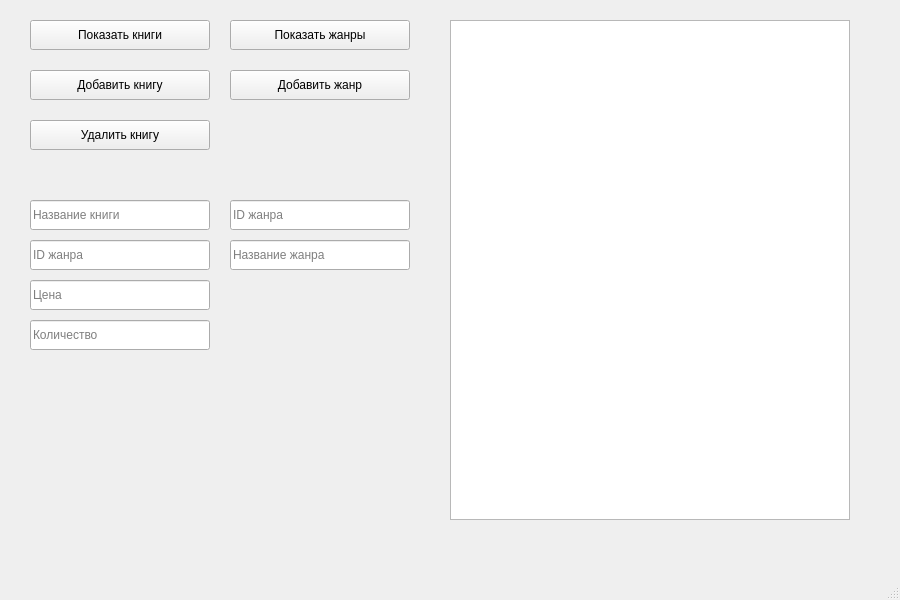
<?xml version="1.0" encoding="UTF-8"?>
<ui version="4.0">
 <class>MainWindow</class>
 <widget class="QMainWindow" name="MainWindow">
  <property name="geometry">
   <rect>
    <x>0</x>
    <y>0</y>
    <width>900</width>
    <height>600</height>
   </rect>
  </property>
  <property name="windowTitle">
   <string>Bookshop</string>
  </property>
  <widget class="QWidget" name="centralwidget">
   <!-- Кнопки -->
   <widget class="QPushButton" name="btn_show_books">
    <property name="geometry">
     <rect>
      <x>30</x>
      <y>20</y>
      <width>180</width>
      <height>30</height>
     </rect>
    </property>
    <property name="text">
     <string>Показать книги</string>
    </property>
   </widget>

   <widget class="QPushButton" name="btn_show_genres">
    <property name="geometry">
     <rect>
      <x>230</x>
      <y>20</y>
      <width>180</width>
      <height>30</height>
     </rect>
    </property>
    <property name="text">
     <string>Показать жанры</string>
    </property>
   </widget>

   <widget class="QPushButton" name="btn_add_book">
    <property name="geometry">
     <rect>
      <x>30</x>
      <y>70</y>
      <width>180</width>
      <height>30</height>
     </rect>
    </property>
    <property name="text">
     <string>Добавить книгу</string>
    </property>
   </widget>

   <widget class="QPushButton" name="btn_add_genre">
    <property name="geometry">
     <rect>
      <x>230</x>
      <y>70</y>
      <width>180</width>
      <height>30</height>
     </rect>
    </property>
    <property name="text">
     <string>Добавить жанр</string>
    </property>
   </widget>

   <widget class="QPushButton" name="btn_delete_book">
    <property name="geometry">
     <rect>
      <x>30</x>
      <y>120</y>
      <width>180</width>
      <height>30</height>
     </rect>
    </property>
    <property name="text">
     <string>Удалить книгу</string>
    </property>
   </widget>

   <!-- Таблица для отображения данных -->
   <widget class="QTableView" name="tableView">
    <property name="geometry">
     <rect>
      <x>450</x>
      <y>20</y>
      <width>400</width>
      <height>500</height>
     </rect>
    </property>
   </widget>

   <!-- Поля для добавления книги -->
   <widget class="QLineEdit" name="input_book_name">
    <property name="geometry">
     <rect>
      <x>30</x>
      <y>200</y>
      <width>180</width>
      <height>30</height>
     </rect>
    </property>
    <property name="placeholderText">
     <string>Название книги</string>
    </property>
   </widget>

   <widget class="QLineEdit" name="input_book_genre_id">
    <property name="geometry">
     <rect>
      <x>30</x>
      <y>240</y>
      <width>180</width>
      <height>30</height>
     </rect>
    </property>
    <property name="placeholderText">
     <string>ID жанра</string>
    </property>
   </widget>

   <widget class="QLineEdit" name="input_book_price">
    <property name="geometry">
     <rect>
      <x>30</x>
      <y>280</y>
      <width>180</width>
      <height>30</height>
     </rect>
    </property>
    <property name="placeholderText">
     <string>Цена</string>
    </property>
   </widget>

   <widget class="QLineEdit" name="input_book_count">
    <property name="geometry">
     <rect>
      <x>30</x>
      <y>320</y>
      <width>180</width>
      <height>30</height>
     </rect>
    </property>
    <property name="placeholderText">
     <string>Количество</string>
    </property>
   </widget>

   <!-- Поле для добавления жанра -->
   <widget class="QLineEdit" name="input_genre_id">
    <property name="geometry">
     <rect>
      <x>230</x>
      <y>200</y>
      <width>180</width>
      <height>30</height>
     </rect>
    </property>
    <property name="placeholderText">
     <string>ID жанра</string>
    </property>
   </widget>

   <widget class="QLineEdit" name="input_genre_name">
    <property name="geometry">
     <rect>
      <x>230</x>
      <y>240</y>
      <width>180</width>
      <height>30</height>
     </rect>
    </property>
    <property name="placeholderText">
     <string>Название жанра</string>
    </property>
   </widget>
  </widget>
  <widget class="QMenuBar" name="menubar"/>
  <widget class="QStatusBar" name="statusbar"/>
 </widget>
 <resources/>
 <connections/>
</ui>
